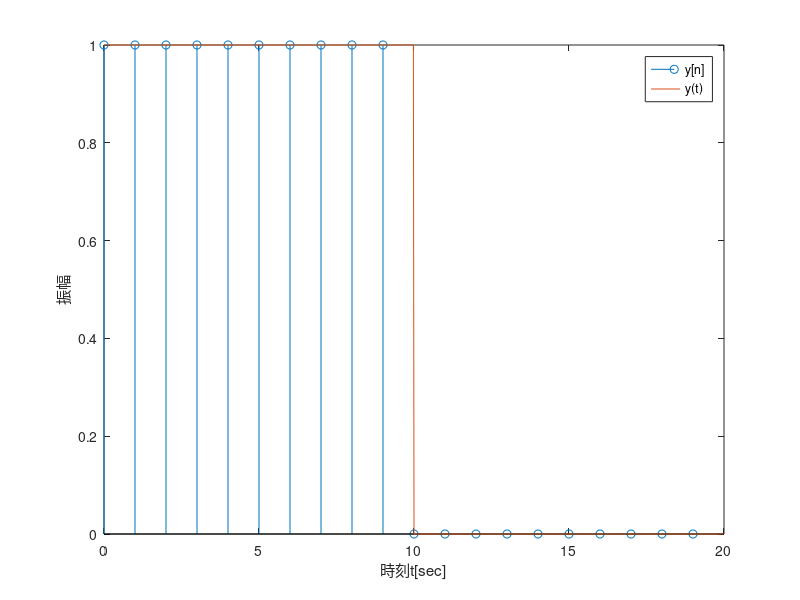
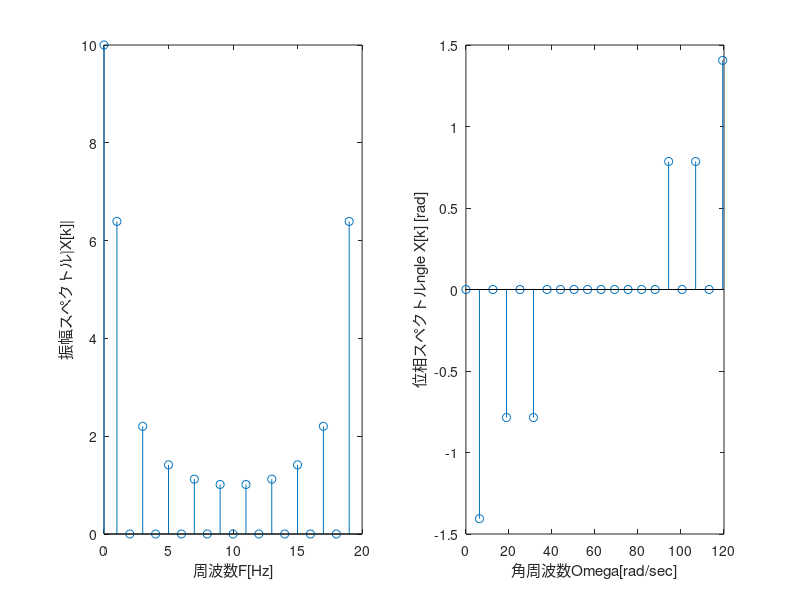

These figures' MATLAB source, in order:
A=1;
theta=0;
D=0;
T0=1;
F0 = 1/ T0;
N = 20;
Ts = 1/N;
n = 0:N-1;

xn = A*sin(2*pi*F0*n*Ts+theta) + D;
yn = zeros(N,1);
for c = 1:N/2
    yn(c,1) = 1;
end
figure(1);
%stem(n*Ts,yn);
stem(n,yn);
xlabel("時刻t[sec]");
ylabel("振幅");
%------------2-----------
hold on;
N=1000;
na = 0:N-1;
Tsa= 1/N;
xt = A*sin(2*pi*F0*na*Tsa+theta) + D;
yt = zeros(N,1);
for c = 1:N/2
    yt(c,1) = 1;
end
%plot(na*Tsa,yt);
plot(na/50,yt);
legend("y[n]","y(t)");
hold off;
%----------4------------
N=20;
k=0:N-1;
omega = 2 * pi * k /N;
f = omega / 2/ pi;
Fs = 1/Ts;
Omega = omega * Fs;
F = Omega /2/pi;
%-----------3----------------
Xk = fft(yn,N);
amp = abs(Xk);
phase = angle(fix(Xk));
figure(2);
subplot(1,2,1);
stem(F, amp);
xlabel("周波数F[Hz]");
ylabel("振幅スペクトル|X[k]|");
subplot(1,2,2);
stem(Omega,phase);
xlabel("角周波数\Omega[rad/sec]");
ylabel("位相スペクトル\angle X[k] [rad]");
